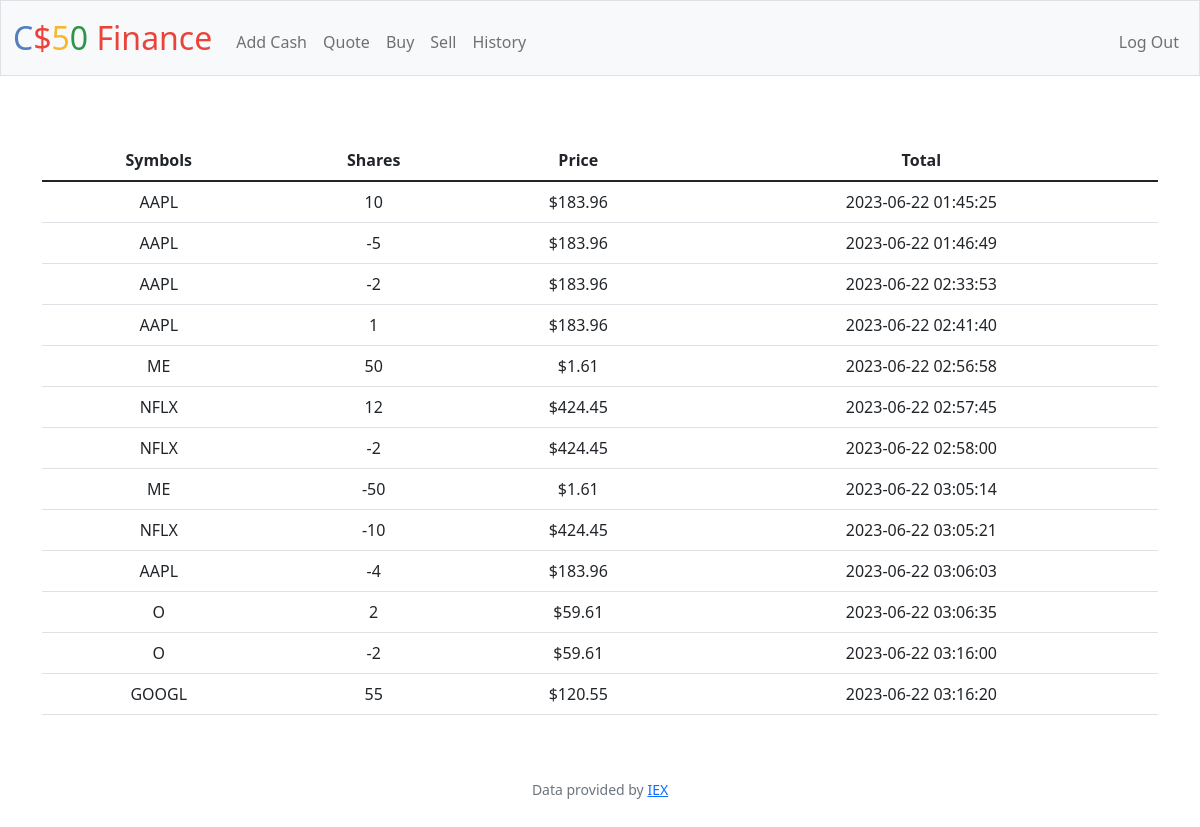
Screenshot of /history (signed in) with the database file from the repository.
### tables this page shows
CREATE TABLE "transactions" (
	"id"	INTEGER NOT NULL,
	"user_id"	INTEGER,
	"symbol"	TEXT,
	"shares"	INTEGER,
	"price"	REAL,
	"date"	INTEGER,
	PRIMARY KEY("id" AUTOINCREMENT)
);

### app.py (the view)
@app.route("/history")
@login_required
def history():
    user_id = session["user_id"]
    trans_db = db.execute("SELECT * FROM transactions WHERE user_id = ?", user_id)
    return render_template("history.html", transactions=trans_db)

### app.py (called while the page is built)
@app.after_request
def after_request(response):
    response.headers["Cache-Control"] = "no-cache, no-store, must-revalidate"
    response.headers["Expires"] = 0
    response.headers["Pragma"] = "no-cache"
    return response

### helpers.py (called while the page is built)
def login_required(f):
    @wraps(f)
    def decorated_function(*args, **kwargs):
        if session.get("user_id") is None:
            return redirect("/login")
        return f(*args, **kwargs)
    return decorated_function

def usd(value):
    return f"${value:,.2f}"

### templates/history.html (shortened to what this page needs)
{% extends "layout.html" %}
{% block main %}
<div class="container">
    <table class="table mt-3">
        <thead>
            <tr>
                <th>Symbols</th>
                <th>Shares</th>
                <th>Price</th>
                <th>Total</th>
            </tr>
        </thead>
        <tbody>
            {% for row in transactions %}
            <tr>
                <td>{{ row["symbol"] }}</td>
                <td>{{ row["shares"] }}</td>
                <td>{{ row["price"] |usd }}</td>
                <td>{{ row["date"] }}</td>
            </tr>
            {% endfor %}
        </tbody>
    </table>
</div>
{% endblock %}

### templates/layout.html (shortened to what this page needs)
<!DOCTYPE html>
<html lang="en">
    <head>
        <link href="https://cdn.jsdelivr.net/npm/bootstrap@5.1.3/dist/css/bootstrap.min.css" rel="stylesheet">
        <link href="/static/styles.css" rel="stylesheet">
    </head>
    <body>
        <nav class="bg-light border navbar navbar-expand-md navbar-light">
            <div class="container-fluid">
                <a class="navbar-brand" href="/"><span class="blue">C</span><span class="red">$</span><span class="yellow">5</span><span class="green">0</span> <span class="red">Finance</span></a>
                <div class="collapse navbar-collapse" id="navbar">
                    {% if session["user_id"] %}
                    <ul class="navbar-nav me-auto mt-2">
                        <li class="nav-item"><a class="nav-link" href="/moremoney">Add Cash</a></li>
                        <li class="nav-item"><a class="nav-link" href="/quote">Quote</a></li>
                        <li class="nav-item"><a class="nav-link" href="/buy">Buy</a></li>
                        <li class="nav-item"><a class="nav-link" href="/sell">Sell</a></li>
                        <li class="nav-item"><a class="nav-link" href="/history">History</a></li>
                    </ul>
                    <ul class="navbar-nav ms-auto mt-2">
                        <li class="nav-item"><a class="nav-link" href="/logout">Log Out</a></li>
                    </ul>
                    {% else %}
                    <ul class="navbar-nav ms-auto mt-2">
                        <li class="nav-item"><a class="nav-link" href="/register">Register</a></li>
                        <li class="nav-item"><a class="nav-link" href="/login">Log In</a></li>
                    </ul>
                    {% endif %}
                </div>
            </div>
        </nav>
        <main class="container-fluid py-5 text-center">
            {% block main %}{% endblock %}
        </main>
        <footer class="mb-5 small text-center text-muted">
            Data provided by <a href="https://iexcloud.io/">IEX</a>
        </footer>
    </body>
</html>

### static/styles.css (style rules this page uses)
nav .navbar-brand { font-size: xx-large; }
nav .navbar-brand .blue { color: #537fbe; }
nav .navbar-brand .red { color: #ea433b; }
nav .navbar-brand .yellow { color: #f5b82e; }
nav .navbar-brand .green { color: #2e944b; }

### rows the page displays
transactions: symbol "AAPL", shares "10", price "$183.96", date "2023-06-22 01:45:25"
transactions: symbol "AAPL", shares "-5", price "$183.96", date "2023-06-22 01:46:49"
transactions: symbol "AAPL", shares "-2", price "$183.96", date "2023-06-22 02:33:53"
transactions: symbol "AAPL", shares "1", price "$183.96", date "2023-06-22 02:41:40"
transactions: symbol "ME", shares "50", price "$1.61", date "2023-06-22 02:56:58"
transactions: symbol "NFLX", shares "12", price "$424.45", date "2023-06-22 02:57:45"
transactions: symbol "NFLX", shares "-2", price "$424.45", date "2023-06-22 02:58:00"
transactions: symbol "ME", shares "-50", price "$1.61", date "2023-06-22 03:05:14"
transactions: symbol "NFLX", shares "-10", price "$424.45", date "2023-06-22 03:05:21"
transactions: symbol "AAPL", shares "-4", price "$183.96", date "2023-06-22 03:06:03"
transactions: symbol "O", shares "2", price "$59.61", date "2023-06-22 03:06:35"
transactions: symbol "O", shares "-2", price "$59.61", date "2023-06-22 03:16:00"
transactions: symbol "GOOGL", shares "55", price "$120.55", date "2023-06-22 03:16:20"
